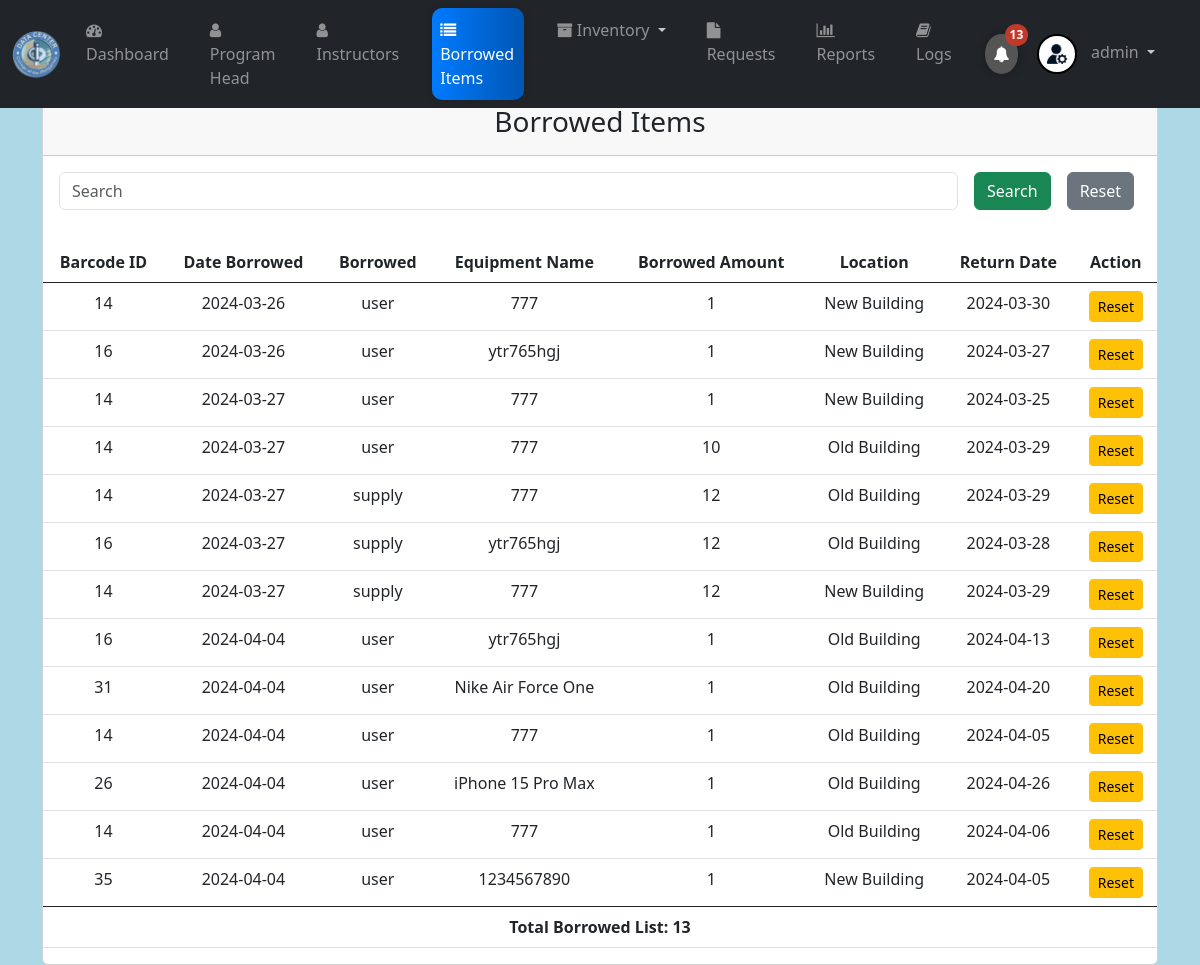
/borrowed_items.php (signed in), run on the app's committed database.
### tables this page shows
CREATE TABLE `borrowed_item` (
  `item_code` int(11) NOT NULL,
  `borrow_date` date NOT NULL,
  `borrower` text NOT NULL,
  `equipment_name` text NOT NULL,
  `useless` int(11) NOT NULL,
  `item_type` text NOT NULL,
  `borrowed_amount` int(11) NOT NULL,
  `request_destination` text NOT NULL,
  `request_date` date NOT NULL
);

### borrowed_items.php (the view, shortened to what this page needs)
<?php
include_once("config.php");
$searchTerm = "";
if(isset($_POST['search_btn'])) {
    $searchTerm = mysqli_real_escape_string($mysqli, $_POST['search']);
    $query = "SELECT * FROM borrowed_item WHERE (item_code LIKE '%$searchTerm%' OR borrower LIKE '%$searchTerm%' OR equipment_name LIKE '%$searchTerm%') AND item_type = 'non-consumable'";
    $rs = mysqli_query($mysqli, $query);
    if(!$rs) {
        die("Error in SQL query: " . mysqli_error($mysqli));
    }
} elseif(isset($_POST['search_reset'])) {
    $searchTerm = "";
    $rs = mysqli_query($mysqli, "SELECT * FROM borrowed_item WHERE item_type = 'non-consumable'");
    if(!$rs) {
        die("Error in SQL query: " . mysqli_error($mysqli));
    }
} else {
    $rs = mysqli_query($mysqli, "SELECT * FROM borrowed_item WHERE item_type = 'non-consumable'");
}
?>
<!DOCTYPE html>
<html>
<head>
    <link href="https://cdn.jsdelivr.net/npm/bootstrap@5.0.2/dist/css/bootstrap.min.css" rel="stylesheet">
</head>
<body>
<?php include("navigations.php"); ?>
<div class="container mt-4">
    <div class="card">
        <div class="card-header">
            <h3 class="text-center">Borrowed Items</h3>
        </div>
        <div class="card-body">
            <div class="row">
            <div class="col-md-14 mb-3">
                    <form method="POST" class="search-form row g-3 align-items-center">
                        <div class="col-md-10">
                            <input class="form-control" type="text" name="search" placeholder="Search" value="<?php echo $searchTerm; ?>">
                        </div>
                        <div class="col">
                            <button class="btn btn-success search-btn" type="submit" name="search_btn">Search</button>
                        </div>
                        <div class="col">
                        <button class="btn btn-secondary reset-btn" type="button" data-bs-toggle="modal" data-bs-target="#confirmResetModal">Reset</button>
                        </div>
                    </form>
                </div>
            </div>
        </div>
        <div class="table-responsive">
                <table class="table table-hover">
                    <thead>
                            <tr align="center">
                                <th><b>Barcode ID</b></th>
                                <th><b>Date Borrowed</b></th>
                                <th><b>Borrowed</b></th>
                                <th><b>Equipment Name</b></th>
                                <th><b>Borrowed Amount</b></th>
                                <th><b>Location</b></th>
                                <th><b>Return Date</b></th>
                                <th colspan="2"><b>Action</b></th>
                            </tr>
                        </thead>
                        <tbody>
                </div>
            </div>
        </div>
    <?php
    $totalBorrowed = 0;
    if ($rs) {
        if (mysqli_num_rows($rs) > 0) {
            while($res=mysqli_fetch_array($rs))
            {
                echo"<tr>";
                echo"<td align='center'>".$res['item_code']."</td>";
                echo"<td align='center'>".$res['borrow_date']."</td>";
                echo"<td align='center'>".$res['borrower']."</td>";
                echo"<td align='center'>".$res['equipment_name']."</td>";
                echo"<td align='center'>".$res['borrowed_amount']."</td>";
                echo"<td align='center'>".$res['request_destination']."</td>";
                echo"<td align='center'>".$res['request_date']."</td>";
                echo "<td align='center'><a class='btn btn-sm btn-warning reset-item-btn' data-bs-toggle='modal' data-bs-target='#confirmResetModal' data-reset-link='return_a_item.php?id=".$res['useless']."&iid=".$res['item_code']."&use=a'>Reset</a></td>";
                echo"</tr>";
                $totalBorrowed ++;
            }
        } else {
            echo "<tr align='center'><td colspan='8'><b>No item found.</b></td></tr>";
        }
    } else {
        echo "Error: Unable to fetch data from the borrowed_item table.";
    }
    echo "<tfoot><tr><td colspan='9' align='center'><b>Total Borrowed List: $totalBorrowed</b></td></tr></tfoot>";
    ?>
</body>
</html>

### navigations.php (style rules this page uses)
body { font-family: Arial, sans-serif; background-color: #f8f9fa; margin: 0; padding: 0; display: flex; flex-direction: column; min-height: 100vh; color: #333; }

### data on the page
borrowed_item: item_code "14", borrow_date "2024-03-26", borrower "user", equipment_name "777", borrowed_amount "1", request_destination "New Building", request_date "2024-03-30"
borrowed_item: item_code "16", borrow_date "2024-03-26", borrower "user", equipment_name "ytr765hgj", borrowed_amount "1", request_destination "New Building", request_date "2024-03-27"
borrowed_item: item_code "14", borrow_date "2024-03-27", borrower "user", equipment_name "777", borrowed_amount "1", request_destination "New Building", request_date "2024-03-25"
borrowed_item: item_code "14", borrow_date "2024-03-27", borrower "user", equipment_name "777", borrowed_amount "10", request_destination "Old Building", request_date "2024-03-29"
borrowed_item: item_code "14", borrow_date "2024-03-27", borrower "supply", equipment_name "777", borrowed_amount "12", request_destination "Old Building", request_date "2024-03-29"
borrowed_item: item_code "16", borrow_date "2024-03-27", borrower "supply", equipment_name "ytr765hgj", borrowed_amount "12", request_destination "Old Building", request_date "2024-03-28"
borrowed_item: item_code "14", borrow_date "2024-03-27", borrower "supply", equipment_name "777", borrowed_amount "12", request_destination "New Building", request_date "2024-03-29"
borrowed_item: item_code "16", borrow_date "2024-04-04", borrower "user", equipment_name "ytr765hgj", borrowed_amount "1", request_destination "Old Building", request_date "2024-04-13"
borrowed_item: item_code "31", borrow_date "2024-04-04", borrower "user", equipment_name "Nike Air Force One", borrowed_amount "1", request_destination "Old Building", request_date "2024-04-20"
borrowed_item: item_code "14", borrow_date "2024-04-04", borrower "user", equipment_name "777", borrowed_amount "1", request_destination "Old Building", request_date "2024-04-05"
borrowed_item: item_code "26", borrow_date "2024-04-04", borrower "user", equipment_name "iPhone 15 Pro Max", borrowed_amount "1", request_destination "Old Building", request_date "2024-04-26"
borrowed_item: item_code "14", borrow_date "2024-04-04", borrower "user", equipment_name "777", borrowed_amount "1", request_destination "Old Building", request_date "2024-04-06"
borrowed_item: item_code "35", borrow_date "2024-04-04", borrower "user", equipment_name "1234567890", borrowed_amount "1", request_destination "New Building", request_date "2024-04-05"

### other printed values
$alerto "13"
$_SESSION['email'] "admin"
$totalBorrowed "13"
